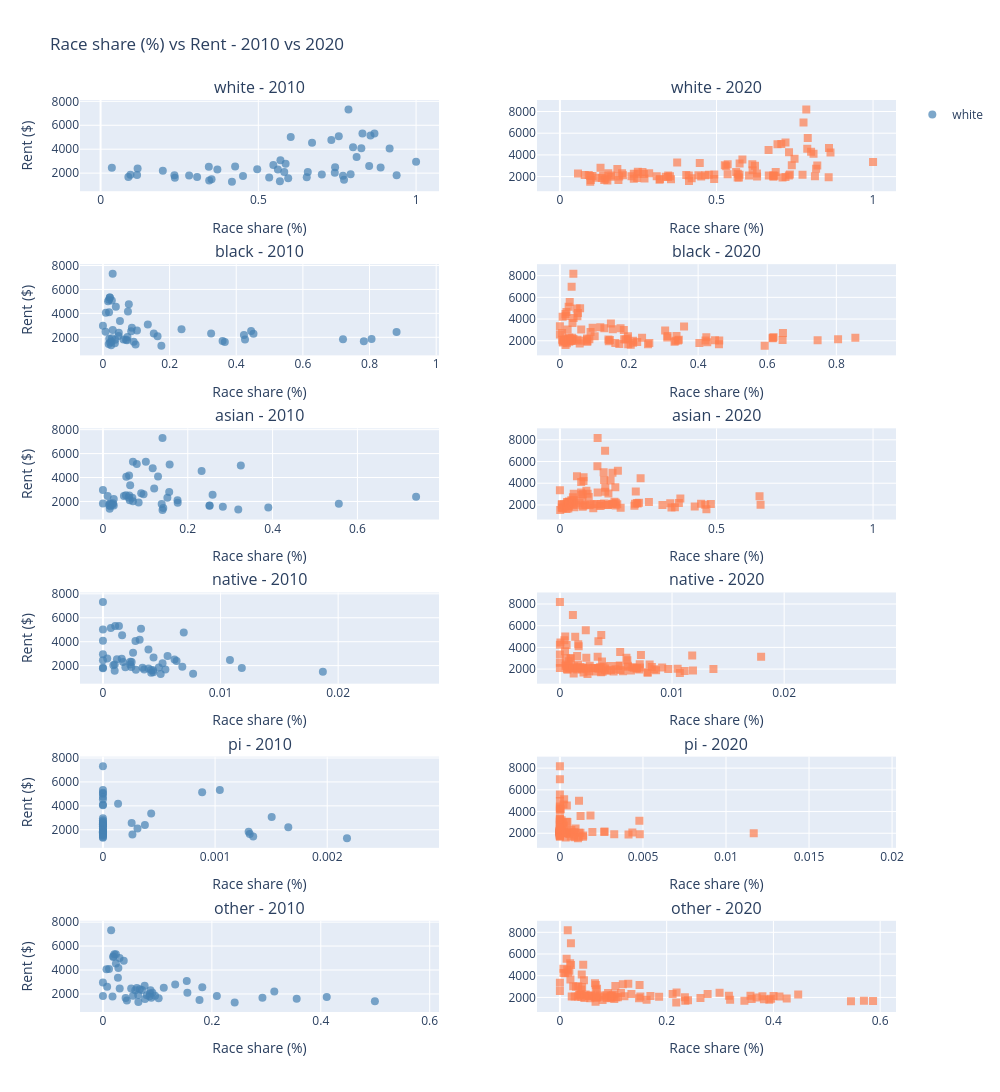

Notebook code cell kept with this figure:
### Code cell
import plotly.graph_objects as go
from plotly.subplots import make_subplots

cols = 2  # 2010 and 2020
rows = len(groups)  # one row per race group

row_labels = []
for g in groups:
    row_labels.extend([f"{g} - 2010", f"{g} - 2020"])

fig = make_subplots(
    rows=rows, cols=cols,
    subplot_titles=row_labels,
    vertical_spacing=0.08,
    horizontal_spacing=0.12
)

for i, group in enumerate(groups):
    # 2010 - circles
    fig.add_trace(
        go.Scatter(
            x=final_wide[f"{group}_share_2010"],
            y=final_wide["rent_mean_nta_2010"],
            mode="markers",
            marker=dict(size=8, opacity=0.7, color="steelblue", symbol="circle"),
            text=final_wide["NTA_name"],
            hovertemplate="<b>%{text}</b><br>" +
                         f"{group} share: %{{x:.1%}}<br>" +
                         "Rent: $%{y:.0f}<extra></extra>",
            name=f"{group}",
            showlegend=(i == 0)
        ),
        row=i+1, col=1
    )
    
    # 2020 - squares
    fig.add_trace(
        go.Scatter(
            x=final_wide[f"{group}_share_2020"],
            y=final_wide["rent_mean_nta_2020"],
            mode="markers",
            marker=dict(size=8, opacity=0.7, color="coral", symbol="square"),
            text=final_wide["NTA_name"],
            hovertemplate="<b>%{text}</b><br>" +
                         f"{group} share: %{{x:.1%}}<br>" +
                         "Rent: $%{y:.0f}<extra></extra>",
            name=f"{group}",
            showlegend=False
        ),
        row=i+1, col=2
    )

fig.update_xaxes(title_text="Race share (%)")
fig.update_yaxes(title_text="Rent ($)", col=1)

fig.update_layout(
    height=300 * rows,
    width=1000,
    title="Race share (%) vs Rent - 2010 vs 2020",
    hovermode="closest"
)

fig.show()

### Figure 1 — Plotly figure (JSON) as saved in the notebook; plotly's stock layout.template omitted (floating-point values rounded to 4 significant figures; data arrays with more than 128 entries replaced by an {"elided": "..."} marker saying what was removed)
{"data": [{"hovertemplate": "<b>%{text}</b><br>white share: %{x:.1%}<br>Rent: $%{y:.0f}<extra></extra>", "marker": {"color": "steelblue", "opacity": 0.7, "size": 8, "symbol": "circle"}, "mode": "markers", "name": "white", "showlegend": true, "text": {"elided": "205 str values"}, "type": "scatter", "x": {"elided": "205 float values"}, "xaxis": "x", "y": {"elided": "205 float values"}, "yaxis": "y"}, {"hovertemplate": "<b>%{text}</b><br>white share: %{x:.1%}<br>Rent: $%{y:.0f}<extra></extra>", "marker": {"color": "coral", "opacity": 0.7, "size": 8, "symbol": "square"}, "mode": "markers", "name": "white", "showlegend": false, "text": {"elided": "205 str values"}, "type": "scatter", "x": {"elided": "205 float values"}, "xaxis": "x2", "y": {"elided": "205 float values"}, "yaxis": "y2"}, {"hovertemplate": "<b>%{text}</b><br>black share: %{x:.1%}<br>Rent: $%{y:.0f}<extra></extra>", "marker": {"color": "steelblue", "opacity": 0.7, "size": 8, "symbol": "circle"}, "mode": "markers", "name": "black", "showlegend": false, "text": {"elided": "205 str values"}, "type": "scatter", "x": {"elided": "205 float values"}, "xaxis": "x3", "y": {"elided": "205 float values"}, "yaxis": "y3"}, {"hovertemplate": "<b>%{text}</b><br>black share: %{x:.1%}<br>Rent: $%{y:.0f}<extra></extra>", "marker": {"color": "coral", "opacity": 0.7, "size": 8, "symbol": "square"}, "mode": "markers", "name": "black", "showlegend": false, "text": {"elided": "205 str values"}, "type": "scatter", "x": {"elided": "205 float values"}, "xaxis": "x4", "y": {"elided": "205 float values"}, "yaxis": "y4"}, {"hovertemplate": "<b>%{text}</b><br>asian share: %{x:.1%}<br>Rent: $%{y:.0f}<extra></extra>", "marker": {"color": "steelblue", "opacity": 0.7, "size": 8, "symbol": "circle"}, "mode": "markers", "name": "asian", "showlegend": false, "text": {"elided": "205 str values"}, "type": "scatter", "x": {"elided": "205 float values"}, "xaxis": "x5", "y": {"elided": "205 float values"}, "yaxis": "y5"}, {"hovertemplate": "<b>%{text}</b><br>asian share: %{x:.1%}<br>Rent: $%{y:.0f}<extra></extra>", "marker": {"color": "coral", "opacity": 0.7, "size": 8, "symbol": "square"}, "mode": "markers", "name": "asian", "showlegend": false, "text": {"elided": "205 str values"}, "type": "scatter", "x": {"elided": "205 float values"}, "xaxis": "x6", "y": {"elided": "205 float values"}, "yaxis": "y6"}, {"hovertemplate": "<b>%{text}</b><br>native share: %{x:.1%}<br>Rent: $%{y:.0f}<extra></extra>", "marker": {"color": "steelblue", "opacity": 0.7, "size": 8, "symbol": "circle"}, "mode": "markers", "name": "native", "showlegend": false, "text": {"elided": "205 str values"}, "type": "scatter", "x": {"elided": "205 float values"}, "xaxis": "x7", "y": {"elided": "205 float values"}, "yaxis": "y7"}, {"hovertemplate": "<b>%{text}</b><br>native share: %{x:.1%}<br>Rent: $%{y:.0f}<extra></extra>", "marker": {"color": "coral", "opacity": 0.7, "size": 8, "symbol": "square"}, "mode": "markers", "name": "native", "showlegend": false, "text": {"elided": "205 str values"}, "type": "scatter", "x": {"elided": "205 float values"}, "xaxis": "x8", "y": {"elided": "205 float values"}, "yaxis": "y8"}, {"hovertemplate": "<b>%{text}</b><br>pi share: %{x:.1%}<br>Rent: $%{y:.0f}<extra></extra>", "marker": {"color": "steelblue", "opacity": 0.7, "size": 8, "symbol": "circle"}, "mode": "markers", "name": "pi", "showlegend": false, "text": {"elided": "205 str values"}, "type": "scatter", "x": {"elided": "205 float values"}, "xaxis": "x9", "y": {"elided": "205 float values"}, "yaxis": "y9"}, {"hovertemplate": "<b>%{text}</b><br>pi share: %{x:.1%}<br>Rent: $%{y:.0f}<extra></extra>", "marker": {"color": "coral", "opacity": 0.7, "size": 8, "symbol": "square"}, "mode": "markers", "name": "pi", "showlegend": false, "text": {"elided": "205 str values"}, "type": "scatter", "x": {"elided": "205 float values"}, "xaxis": "x10", "y": {"elided": "205 float values"}, "yaxis": "y10"}, {"hovertemplate": "<b>%{text}</b><br>other share: %{x:.1%}<br>Rent: $%{y:.0f}<extra></extra>", "marker": {"color": "steelblue", "opacity": 0.7, "size": 8, "symbol": "circle"}, "mode": "markers", "name": "other", "showlegend": false, "text": {"elided": "205 str values"}, "type": "scatter", "x": {"elided": "205 float values"}, "xaxis": "x11", "y": {"elided": "205 float values"}, "yaxis": "y11"}, {"hovertemplate": "<b>%{text}</b><br>other share: %{x:.1%}<br>Rent: $%{y:.0f}<extra></extra>", "marker": {"color": "coral", "opacity": 0.7, "size": 8, "symbol": "square"}, "mode": "markers", "name": "other", "showlegend": false, "text": {"elided": "205 str values"}, "type": "scatter", "x": {"elided": "205 float values"}, "xaxis": "x12", "y": {"elided": "205 float values"}, "yaxis": "y12"}], "layout": {"annotations": [{"font": {"size": 16}, "showarrow": false, "text": "white - 2010", "x": 0.22, "xanchor": "center", "xref": "paper", "y": 1.0, "yanchor": "bottom", "yref": "paper"}, {"font": {"size": 16}, "showarrow": false, "text": "white - 2020", "x": 0.78, "xanchor": "center", "xref": "paper", "y": 1.0, "yanchor": "bottom", "yref": "paper"}, {"font": {"size": 16}, "showarrow": false, "text": "black - 2010", "x": 0.22, "xanchor": "center", "xref": "paper", "y": 0.82, "yanchor": "bottom", "yref": "paper"}, {"font": {"size": 16}, "showarrow": false, "text": "black - 2020", "x": 0.78, "xanchor": "center", "xref": "paper", "y": 0.82, "yanchor": "bottom", "yref": "paper"}, {"font": {"size": 16}, "showarrow": false, "text": "asian - 2010", "x": 0.22, "xanchor": "center", "xref": "paper", "y": 0.64, "yanchor": "bottom", "yref": "paper"}, {"font": {"size": 16}, "showarrow": false, "text": "asian - 2020", "x": 0.78, "xanchor": "center", "xref": "paper", "y": 0.64, "yanchor": "bottom", "yref": "paper"}, {"font": {"size": 16}, "showarrow": false, "text": "native - 2010", "x": 0.22, "xanchor": "center", "xref": "paper", "y": 0.46, "yanchor": "bottom", "yref": "paper"}, {"font": {"size": 16}, "showarrow": false, "text": "native - 2020", "x": 0.78, "xanchor": "center", "xref": "paper", "y": 0.46, "yanchor": "bottom", "yref": "paper"}, {"font": {"size": 16}, "showarrow": false, "text": "pi - 2010", "x": 0.22, "xanchor": "center", "xref": "paper", "y": 0.28, "yanchor": "bottom", "yref": "paper"}, {"font": {"size": 16}, "showarrow": false, "text": "pi - 2020", "x": 0.78, "xanchor": "center", "xref": "paper", "y": 0.28, "yanchor": "bottom", "yref": "paper"}, {"font": {"size": 16}, "showarrow": false, "text": "other - 2010", "x": 0.22, "xanchor": "center", "xref": "paper", "y": 0.1, "yanchor": "bottom", "yref": "paper"}, {"font": {"size": 16}, "showarrow": false, "text": "other - 2020", "x": 0.78, "xanchor": "center", "xref": "paper", "y": 0.1, "yanchor": "bottom", "yref": "paper"}], "height": 1800, "hovermode": "closest", "title": {"text": "Race share (%) vs Rent - 2010 vs 2020"}, "width": 1000, "xaxis": {"anchor": "y", "domain": [0, 0.44], "title": {"text": "Race share (%)"}}, "xaxis10": {"anchor": "y10", "domain": [0.56, 1], "title": {"text": "Race share (%)"}}, "xaxis11": {"anchor": "y11", "domain": [0, 0.44], "title": {"text": "Race share (%)"}}, "xaxis12": {"anchor": "y12", "domain": [0.56, 1], "title": {"text": "Race share (%)"}}, "xaxis2": {"anchor": "y2", "domain": [0.56, 1], "title": {"text": "Race share (%)"}}, "xaxis3": {"anchor": "y3", "domain": [0, 0.44], "title": {"text": "Race share (%)"}}, "xaxis4": {"anchor": "y4", "domain": [0.56, 1], "title": {"text": "Race share (%)"}}, "xaxis5": {"anchor": "y5", "domain": [0, 0.44], "title": {"text": "Race share (%)"}}, "xaxis6": {"anchor": "y6", "domain": [0.56, 1], "title": {"text": "Race share (%)"}}, "xaxis7": {"anchor": "y7", "domain": [0, 0.44], "title": {"text": "Race share (%)"}}, "xaxis8": {"anchor": "y8", "domain": [0.56, 1], "title": {"text": "Race share (%)"}}, "xaxis9": {"anchor": "y9", "domain": [0, 0.44], "title": {"text": "Race share (%)"}}, "yaxis": {"anchor": "x", "domain": [0.9, 1.0], "title": {"text": "Rent ($)"}}, "yaxis10": {"anchor": "x10", "domain": [0.18, 0.28]}, "yaxis11": {"anchor": "x11", "domain": [0, 0.1], "title": {"text": "Rent ($)"}}, "yaxis12": {"anchor": "x12", "domain": [0, 0.1]}, "yaxis2": {"anchor": "x2", "domain": [0.9, 1.0]}, "yaxis3": {"anchor": "x3", "domain": [0.72, 0.82], "title": {"text": "Rent ($)"}}, "yaxis4": {"anchor": "x4", "domain": [0.72, 0.82]}, "yaxis5": {"anchor": "x5", "domain": [0.54, 0.64], "title": {"text": "Rent ($)"}}, "yaxis6": {"anchor": "x6", "domain": [0.54, 0.64]}, "yaxis7": {"anchor": "x7", "domain": [0.36, 0.46], "title": {"text": "Rent ($)"}}, "yaxis8": {"anchor": "x8", "domain": [0.36, 0.46]}, "yaxis9": {"anchor": "x9", "domain": [0.18, 0.28], "title": {"text": "Rent ($)"}}}}
